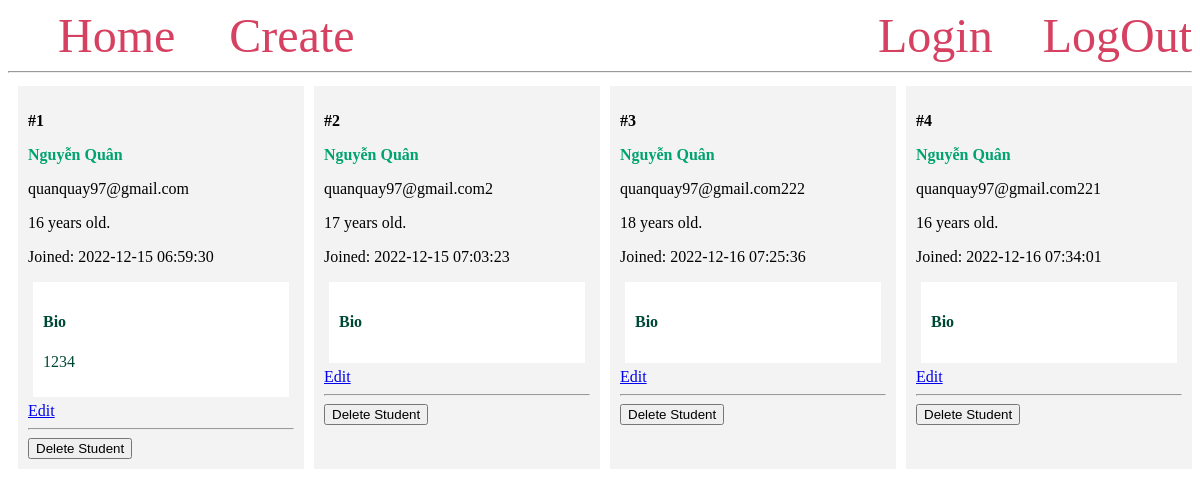
The page / on the database its author committed.
### app.py (models this page shows, shortened)
class Student(db.Model):
    id = db.Column(db.Integer, primary_key=True)
    firstname = db.Column(db.String(100), nullable=False)
    lastname = db.Column(db.String(100), nullable=False)
    email = db.Column(db.String(80), unique=True, nullable=False)
    age = db.Column(db.Integer, default=16)
    created_at = db.Column(db.DateTime(timezone=True),
                           server_default=func.now())
    bio = db.Column(db.Text)

### app.py (the view)
@app.route('/')
def index():
    students = Student.query.all()
    return render_template('index.html', students=students)

### templates/index.html
{% extends 'base.html' %}
{% block content %}
{% for student in students %}
    <div class="student">
        <p><b>#{{ student.id }}</b></p>
        <b>
            <p class="name">
                <a href="{{ url_for('student', student_id=student.id)}}">
                    {{ student.firstname }} {{ student.lastname }}
                </a>
            </p>
        </b>
        <p>{{ student.email }}</p>
        <p>{{ student.age }} years old.</p>
        <p>Joined: {{ student.created_at }}</p>
        <div class="bio">
            <h4>Bio</h4>
            <p>{{ student.bio }}</p>
        </div>
        <a href="{{ url_for('edit', student_id=student.id) }}">Edit</a>
        <hr>
        <form method="POST"
                action="{{ url_for('delete', student_id=student.id) }}">
            <input type="submit" value="Delete Student"
                onclick="return confirm('Are you sure you want to delete this entry?')">
        </form>
    </div>
{% endfor %}
{% endblock %}

### templates/base.html (shortened to what this page needs)
<!DOCTYPE html>
<html lang="en">
<head>
</head>
<body>
    <nav>
        <a href="{{ url_for('index') }}">Home</a>
        <a href="{{ url_for('create') }}">Create</a>
        <a class="nav-right" href="#" >LogOut</a>
        <a class="nav-right" href="/login">Login</a>
    </nav>
    <hr>
    <div class="content">
        {% block content %} {% endblock %}
    </div>
</body>
</html>

### templates/base.html (style rules this page uses)
.content { margin: 5px; width: 100%; display: flex; flex-direction: row; flex-wrap: wrap; }
.student { flex: 20%; padding: 10px; margin: 5px; background-color: #f3f3f3; inline-size: 100%; }
.bio { padding: 10px; margin: 5px; background-color: #ffffff; color: #004835; }
.name a { color: #00a36f; text-decoration: none; }
nav a { color: #d64161; font-size: 3em; margin-left: 50px; text-decoration: none; }
.nav-right { float: right; }

### rows shown on the page
Student: id "1", firstname "Nguyễn", lastname "Quân", email "quanquay97@gmail.com", age "16", created_at "2022-12-15 06:59:30", bio "1234"
Student: id "2", firstname "Nguyễn", lastname "Quân", email "quanquay97@gmail.com2", age "17", created_at "2022-12-15 07:03:23"
Student: id "3", firstname "Nguyễn", lastname "Quân", email "quanquay97@gmail.com222", age "18", created_at "2022-12-16 07:25:36"
Student: id "4", firstname "Nguyễn", lastname "Quân", email "quanquay97@gmail.com221", age "16", created_at "2022-12-16 07:34:01"
